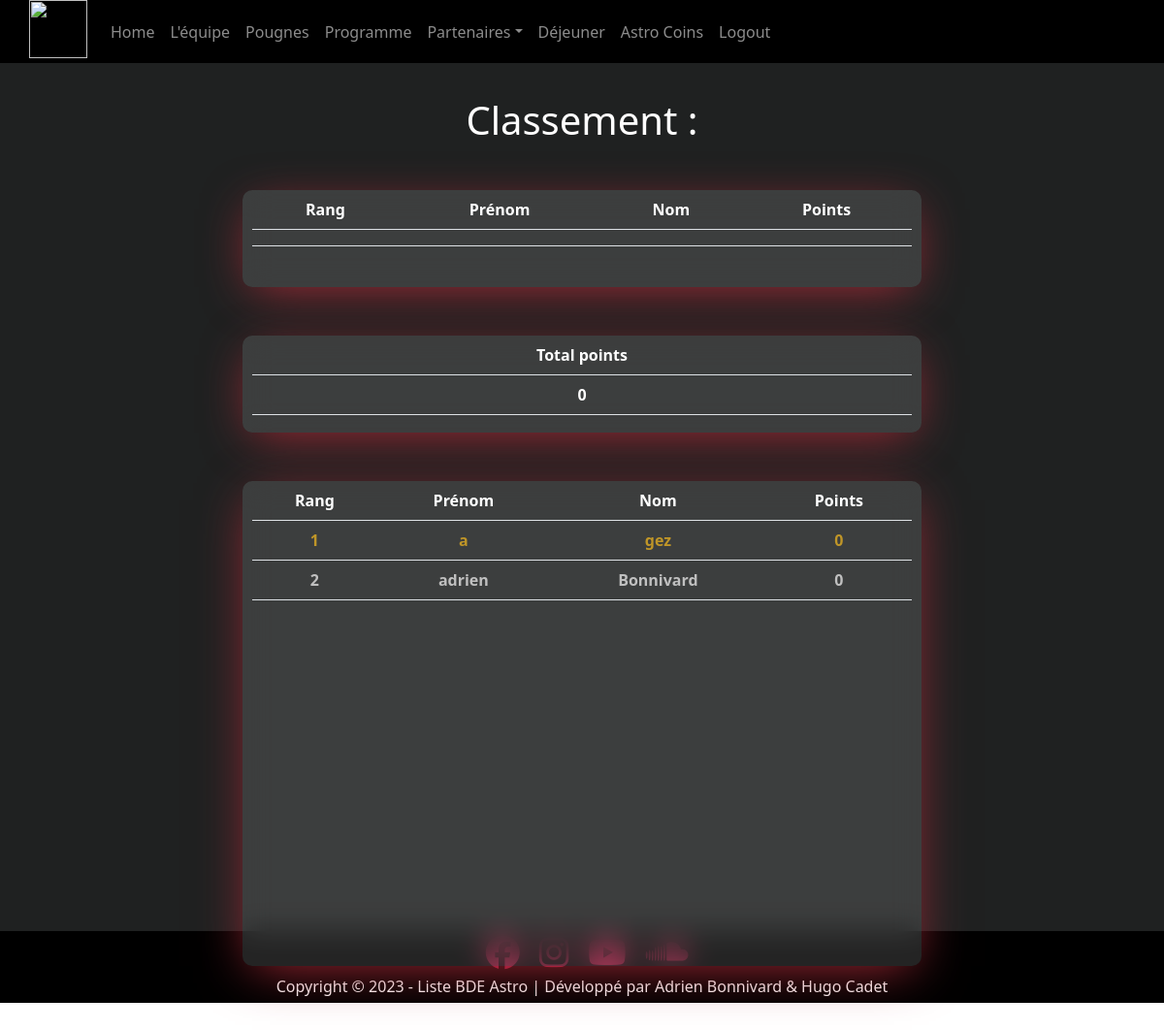
The app's page /astro-coins/ (signed in), older data.
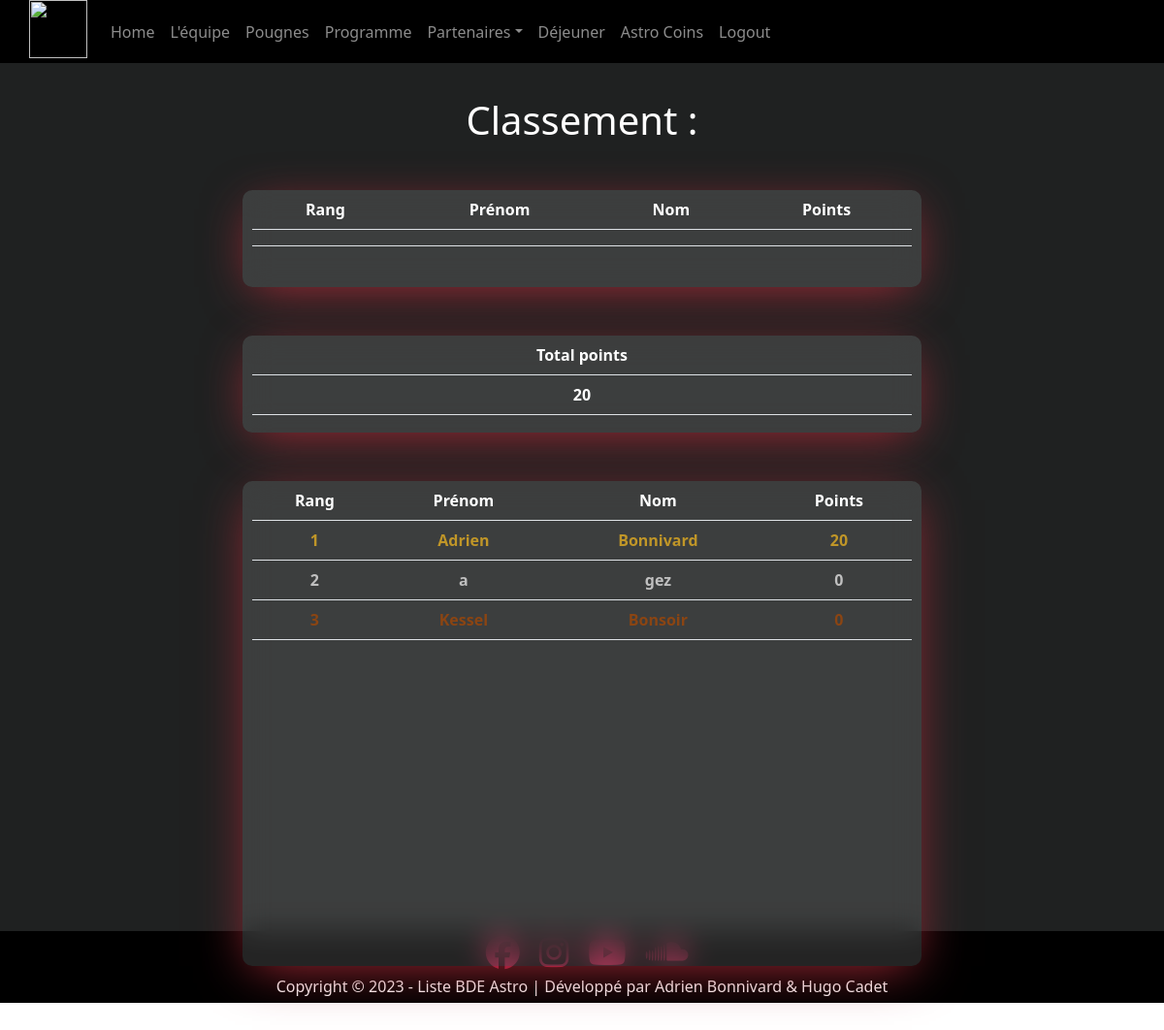
The same page, newer data.
### astrocoins/models.py (models this page shows)
class Classement(models.Model):
    prenom = models.CharField(max_length=25)
    nom = models.CharField(max_length=25)
    email = models.EmailField(max_length=40)
    points = models.IntegerField()
    rang = models.IntegerField(default=0)

### bde/views.py (the view)
# urls.py: path('astro-coins/', astrocoins, name='astrocoins'),
@login_required
def astrocoins(request):
    classements = Classement.objects.all().order_by('-points')
    user_email = request.user.email
    i=1
    context = {}
    somme = 0
    for classement in classements:
        classement.rang = i
        classement.save()
        somme += classement.points
        i+=1
    for classement in classements:
        if classement.email == user_email:
            user_auth = classement
            context['user_auth'] = user_auth
            context['classements'] = classements
            break
        else:
            context['classements'] = classements
    context['total']=somme
    return render(request, 'bde/astrocoins.html', context)

### bde/templates/bde/astrocoins.html (shortened to what the changed rows need)
<!DOCTYPE html>
{% load static %}
<html lang="en">
<head>
    <link rel="stylesheet" href="{% static 'css/astrocoins.css' %}">
    <link href="https://cdn.jsdelivr.net/npm/bootstrap@5.0.2/dist/css/bootstrap.min.css" rel="stylesheet">
</head>
<body>
    <section id="main">
        <div class="above">
            <h1>Classement :    </h1>
            <div class="tableau">
            <div class="inttab1">
                <table id="table2" class="table">
                    <tr>
                        <th>Rang</th>
                        <th>Prénom</th>
                        <th>Nom</th>
                        <th>Points</th>
                    </tr>
                        {% if user_auth.rang == 1 %}
                            <tr>
                            <th class="first">{{user_auth.rang}}</th>
                            <th class="first">{{user_auth.prenom}}</th>
                            <th class="first">{{user_auth.nom}}</th>
                            <th class="first">{{user_auth.points}}</th>
                                </tr>
                        {% else %}
                            <tr>
                                <th>{{user_auth.rang}}</th>
                                <th>{{user_auth.prenom}}</th>
                                <th>{{user_auth.nom}}</th>
                                <th>{{user_auth.points}}</th>
                            </tr>
                        {% endif %}
                </table>
            </div>
            <div class="inttab3">
                <table id="table3" class="table">
                        <tr>
                            <th>Total points</th>
                        </tr>
                        <tr>
                            <th>{{total}}</th>
                        </tr>
                </table>
            </div>
            <div class="inttab2">
                <table id="table2" class="table">
                    <tr>
                        <th>Rang</th>
                        <th>Prénom</th>
                        <th>Nom</th>
                        <th>Points</th>
                    </tr>
                    {% for classement in classements %}
                        {% if classement.rang == 1 %}
                            <tr>
                            <th class="first">{{classement.rang}}</th>
                            <th class="first">{{classement.prenom}}</th>
                            <th class="first">{{classement.nom}}</th>
                            <th class="first">{{classement.points}}</th>
                                </tr>
                        {% elif classement.rang == 2 %}
                            <tr>
                            <th class="second">{{classement.rang}}</th>
                            <th class="second">{{classement.prenom}}</th>
                            <th class="second">{{classement.nom}}</th>
                            <th class="second">{{classement.points}}</th>
                            </tr>
                        {% elif classement.rang == 3 %}
                            <tr>
                            <th class="third">{{classement.rang}}</th>
                            <th class="third">{{classement.prenom}}</th>
                            <th class="third">{{classement.nom}}</th>
                            <th class="third">{{classement.points}}</th>
                            </tr>
                        {% endif %}
                    {% endfor %}
                </table>
            </div>
        </div>
    </section>
</body>
</html>

Row changes from the older to the newer data that the page shows:
changed Classement "Bonnivard": rang "2" → "1"; prenom "adrien" → "Adrien"; points "0" → "20"; moves up the list
changed Classement "gez": rang "1" → "2"
added Classement: rang "3", prenom "Kessel", nom "Bonsoir", points "0"
Text that changed along with them:
{{ total }}: "0" → "20"
